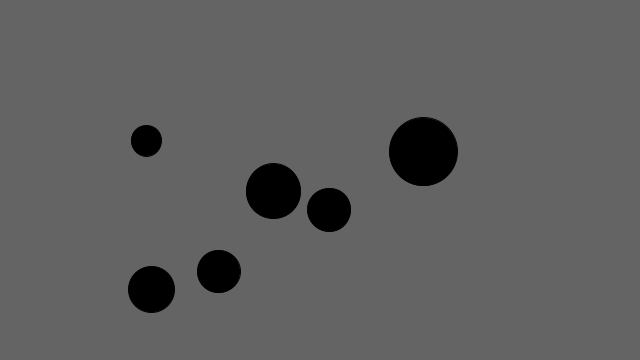
Frame 1 (no input)
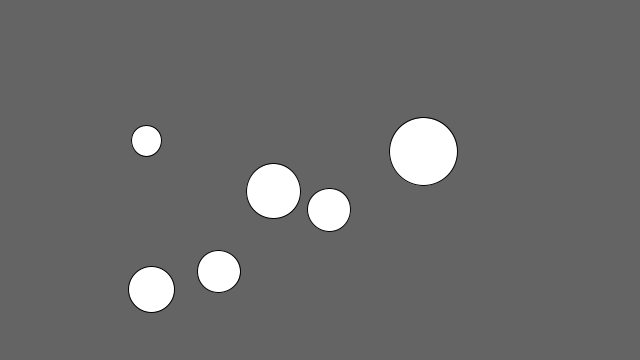
Frame 60 (the mouse pressed at the canvas centre just before this capture)
Frame 120 (the mouse held since frame 60 and released just before this capture): identical to frame 60, image omitted

The Processing sketch that drew these frames (run headless with seeded random() and noise(); from frame 60 on, the mouse is pressed at the canvas centre):

// Processing sketch: fruitFalling3
// ── fruitFalling3.pde
//Fruit myFruit;
Basket myBasket;

ArrayList<Fruit> myFruits = new ArrayList<Fruit>();

void setup() {
  size (640, 360);

  //myFruit = new Fruit();

  for (int i = 0; i < 6; i++) {
    myFruits.add(new Fruit());
  }
}

void draw() {
  background(100);
  // myBasket.display();

  for (Fruit myFruit : myFruits) {
    myFruit.display();

    myFruit.picked();
  }
}

void mouseReleased() {
    for (Fruit myFruit : myFruits) {
      if(myFruit.radius >= dist(mouseX, mouseY, myFruit.posX, myFruit.posY)) {
          myFruit.picked = true;
      }
    
  }
}

// ── Basket.pde
class Basket{
  float basketW;
  float basketH;

  Basket(){
    basketW = 200;
    basketH = 80;
  }
   

void display() {
  fill(120,120,120,150);
  stroke(0);
  rect(mouseX-basketW/2,height-basketH, basketW,basketH);
  }

}

// ── fruit.pde
class Fruit {

  float posX, posY;
  float radius;
  boolean ripe;
  color fCol;
  boolean picked;
  float velY;

  Fruit() {
    posX = random(100, 600);
    posY = random(100, 300);

    ripe = false;
    picked = false;

    radius = random(30, 70);
    
    velY = 7;
  }


  void display() {
    fill(fCol); 
    if (ripe == false) {
      fCol = color(255);
    } else {
      fCol = color(255, 000, 000);
    }
    //circle(posX, posY, radius);
    ellipse(posX, posY, radius, radius);
  }

  void picked() {
    println(velY);
    if (picked) {
      posY = posY + velY;
    }

    if (posY >= height-15) {
      velY = 0;
    }
  }
}
